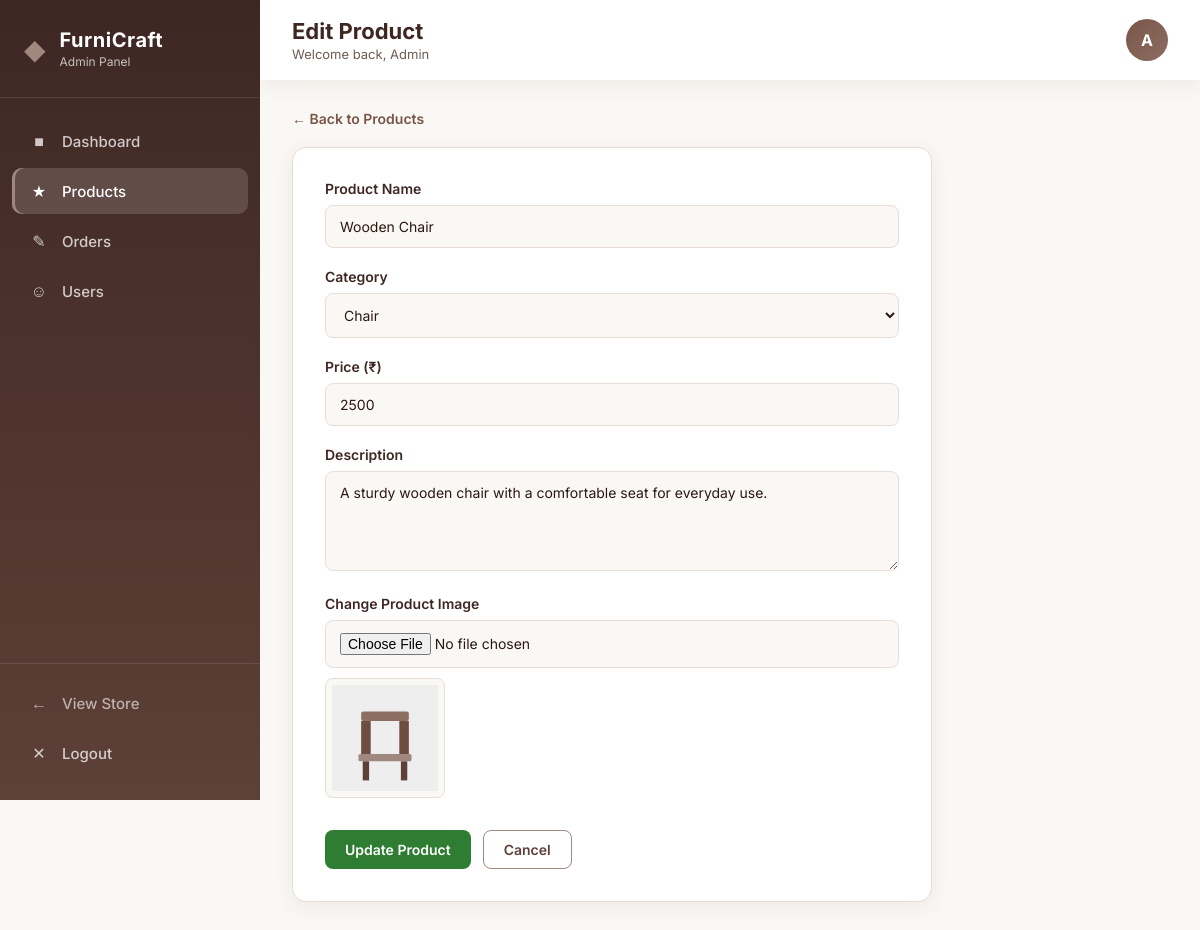
The app's page /admin/products/1/edit (signed in) with its own data.
### app.py (models this page shows)
class User(db.Model):
    id = db.Column(db.Integer, primary_key=True)
    name = db.Column(db.String(120), nullable=False)
    email = db.Column(db.String(120), unique=True, nullable=False)
    mobile = db.Column(db.String(20), nullable=False)
    password_hash = db.Column(db.String(255), nullable=False)
    gender = db.Column(db.String(20), default="")
    is_admin = db.Column(db.Boolean, default=False)
    created_at = db.Column(db.DateTime, default=datetime.utcnow)
    orders = db.relationship("Order", backref="user", lazy=True)

class Product(db.Model):
    id = db.Column(db.Integer, primary_key=True)
    name = db.Column(db.String(160), nullable=False)
    category = db.Column(db.String(40), nullable=False)
    price = db.Column(db.Float, nullable=False)
    image = db.Column(db.String(255), nullable=False)
    description = db.Column(db.Text, default="")

### app.py (the view, shortened to what this page needs)
@app.route("/admin/products/<int:product_id>/edit", methods=["GET", "POST"])
@admin_required
def admin_edit_product(product_id):
    product = db.session.get(Product, product_id)
    if not product:
        flash("Product not found.", "error")
        return redirect(url_for("admin_dashboard", section="products"))
    return render_template(
        "admin_product_form.html",
        product=product,
        active_section="products",
    )

### app.py (called while the page is built)
@app.context_processor
def inject_globals():
    cart = session.get("cart", {})
    cart_count = sum(int(qty) for qty in cart.values())
    return {
        "current_user": get_current_user(),
        "cart_count": cart_count,
        "categories": CATEGORIES,
        "now_year": datetime.now().year,
    }

def get_current_user():
    user_id = session.get("user_id")
    if not user_id:
        return None
    return db.session.get(User, user_id)

def admin_required(view):
    @wraps(view)
    def wrapped(*args, **kwargs):
        if not session.get("admin_logged_in"):
            flash("Admin access required.", "error")
            return redirect(url_for("admin_login"))
        user = get_current_user()
        if not user or not user.is_admin:
            session.pop("admin_logged_in", None)
            flash("Admin access required.", "error")
            return redirect(url_for("admin_login"))
        return view(*args, **kwargs)
    return wrapped

### templates/admin_product_form.html (shortened to what this page needs)
{% extends "admin_base.html" %}
{% block page_heading %}{% if product %}Edit Product{% else %}Add New Product{% endif %}{% endblock %}
{% block admin_content %}
<a href="{{ url_for('admin_dashboard', section='products') }}" class="back-link">&larr; Back to Products</a>
<div class="form-card">
    <form method="post" enctype="multipart/form-data">
        <div class="form-group">
            <label for="name">Product Name</label>
            <input type="text" id="name" name="name" value="{{ product.name if product else '' }}" placeholder="e.g. Wooden Dining Chair" required>
        </div>
        <div class="form-group">
            <label for="category">Category</label>
            <select id="category" name="category" required>
                {% for category in categories %}
                <option value="{{ category }}" {% if product and product.category == category %}selected{% endif %}>{{ category }}</option>
                {% endfor %}
            </select>
        </div>
        <div class="form-group">
            <label for="price">Price (₹)</label>
            <input type="number" id="price" name="price" min="1" step="1" value="{{ product.price|int if product else '' }}" placeholder="2500" required>
        </div>
        <div class="form-group">
            <label for="description">Description</label>
            <textarea id="description" name="description" placeholder="Describe the product...">{{ product.description if product else '' }}</textarea>
        </div>
        <div class="form-group">
            <label for="productImage">{% if product %}Change Product Image{% else %}Product Image{% endif %}</label>
            <input type="file" id="productImage" name="image" accept="image/*" {% if not product %}required{% endif %}>
            <div class="form-preview">
                {% if product %}
                <img id="imagePreview" src="{{ url_for('static', filename=product.image) }}" alt="Preview">
                {% else %}
                <img id="imagePreview" src="" alt="Preview" style="display:none;">
                {% endif %}
            </div>
        </div>
        <div class="form-actions">
            <button type="submit" class="btn btn-success">
                {% if product %}Update Product{% else %}Add Product{% endif %}
            </button>
            <a href="{{ url_for('admin_dashboard', section='products') }}" class="btn btn-outline">Cancel</a>
        </div>
    </form>
</div>
{% endblock %}

### templates/admin_base.html (shortened to what this page needs)
<!DOCTYPE html>
<html lang="en">
<head>
    <link rel="stylesheet" href="{{ url_for('static', filename='css/admin.css') }}">
</head>
<body class="admin-body">
    <aside class="admin-sidebar" id="adminSidebar">
        <div class="sidebar-brand">
            <span class="brand-icon">&#9670;</span>
            <div>
                <h2>FurniCraft</h2>
                <p>Admin Panel</p>
            </div>
        </div>
        <nav class="sidebar-nav">
            <a href="{{ url_for('admin_dashboard') }}"
               class="nav-item {% if active_section == 'dashboard' %}active{% endif %}">
                <span class="nav-icon">&#9632;</span> Dashboard
            </a>
            <a href="{{ url_for('admin_dashboard', section='products') }}"
               class="nav-item {% if active_section == 'products' %}active{% endif %}">
                <span class="nav-icon">&#9733;</span> Products
            </a>
            <a href="{{ url_for('admin_dashboard', section='orders') }}"
               class="nav-item {% if active_section == 'orders' %}active{% endif %}">
                <span class="nav-icon">&#9998;</span> Orders
            </a>
            <a href="{{ url_for('admin_dashboard', section='users') }}"
               class="nav-item {% if active_section == 'users' %}active{% endif %}">
                <span class="nav-icon">&#9786;</span> Users
            </a>
        </nav>
        <div class="sidebar-footer">
            <a href="{{ url_for('home') }}" class="nav-item nav-secondary">
                <span class="nav-icon">&#8592;</span> View Store
            </a>
            <a href="{{ url_for('admin_logout') }}" class="nav-item nav-logout">
                <span class="nav-icon">&#10005;</span> Logout
            </a>
        </div>
    </aside>
    <div class="admin-main">
        <header class="admin-topbar">
            <div class="topbar-info">
                <h1>{% block page_heading %}Dashboard{% endblock %}</h1>
                <p class="topbar-sub">Welcome back, {{ current_user.name if current_user else 'Admin' }}</p>
            </div>
            <div class="topbar-user">
                <span class="user-avatar">{{ (current_user.name[0] if current_user else 'A') | upper }}</span>
            </div>
        </header>
        <main class="admin-content">
            {% block admin_content %}{% endblock %}
        </main>
    </div>
</body>
</html>

### static/css/admin.css (style rules this page uses)
:root { --brown-dark: #3e2723; --brown: #5d4037; --brown-mid: #795548; --brown-light: #a1887f; --brown-accent: #8d6e63; --cream: #faf8f5; --white: #ffffff; --text-dark: #2c1810; --text-muted: #6d5c54; --border: #e8ddd6; --shadow: 0 4px 20px rgba(62, 39, 35, 0.08); --shadow-hover: 0 8px 30px rgba(62, 39, 35, 0.14); --sidebar-width: 260px; --success: #2e7d32; --warning: #e65100; --danger: #c62828; --info: #1565c0; }
* { margin: 0; padding: 0; box-sizing: border-box; }
.admin-body { font-family: "Inter", Arial, sans-serif; background: var(--cream); color: var(--text-dark); min-height: 100vh; display: flex; }
.admin-sidebar { width: var(--sidebar-width); min-height: 100vh; background: linear-gradient(180deg, var(--brown-dark) 0%, var(--brown) 100%); color: var(--white); display: flex; flex-direction: column; position: fixed; top: 0; left: 0; z-index: 1000; transition: transform 0.3s ease; }
.sidebar-brand { display: flex; align-items: center; gap: 14px; padding: 28px 24px; border-bottom: 1px solid rgba(255, 255, 255, 0.1); }
.brand-icon { font-size: 28px; color: var(--brown-light); }
.sidebar-brand h2 { font-size: 20px; font-weight: 700; letter-spacing: 0.5px; }
.sidebar-brand p { font-size: 12px; opacity: 0.7; margin-top: 2px; }
.sidebar-nav { flex: 1; padding: 20px 12px; display: flex; flex-direction: column; gap: 4px; }
.nav-item { display: flex; align-items: center; gap: 12px; padding: 13px 16px; color: rgba(255, 255, 255, 0.75); text-decoration: none; border-radius: 10px; font-size: 15px; font-weight: 500; transition: all 0.25s ease; }
.nav-item.active { background: rgba(255, 255, 255, 0.15); color: var(--white); box-shadow: inset 3px 0 0 var(--brown-light); }
.nav-icon { font-size: 16px; width: 22px; text-align: center; }
.sidebar-footer { padding: 16px 12px 24px; border-top: 1px solid rgba(255, 255, 255, 0.1); display: flex; flex-direction: column; gap: 4px; }
.nav-secondary { opacity: 0.8; }
.admin-main { flex: 1; margin-left: var(--sidebar-width); min-height: 100vh; display: flex; flex-direction: column; }
.admin-topbar { background: var(--white); padding: 18px 32px; display: flex; align-items: center; gap: 20px; box-shadow: var(--shadow); position: sticky; top: 0; z-index: 100; }
.topbar-info h1 { font-size: 22px; font-weight: 700; color: var(--brown-dark); }
.topbar-sub { font-size: 13px; color: var(--text-muted); margin-top: 2px; }
.topbar-user { margin-left: auto; }
.user-avatar { width: 42px; height: 42px; background: linear-gradient(135deg, var(--brown-mid), var(--brown-accent)); color: var(--white); border-radius: 50%; display: flex; align-items: center; justify-content: center; font-weight: 700; font-size: 16px; }
.admin-content { padding: 28px 32px 40px; flex: 1; }
.btn { display: inline-flex; align-items: center; gap: 8px; padding: 10px 20px; border: none; border-radius: 8px; font-size: 14px; font-weight: 600; cursor: pointer; text-decoration: none; transition: all 0.25s ease; font-family: inherit; }
.btn-success { background: var(--success); color: var(--white); }
.btn-outline { background: transparent; color: var(--brown); border: 1.5px solid var(--brown-light); }
.form-card { background: var(--white); border-radius: 14px; padding: 32px; box-shadow: var(--shadow); border: 1px solid var(--border); max-width: 640px; }
.form-group { margin-bottom: 20px; }
.form-group label { display: block; font-size: 14px; font-weight: 600; color: var(--brown-dark); margin-bottom: 8px; }
.form-group input, .form-group select, .form-group textarea { width: 100%; padding: 12px 14px; border: 1.5px solid var(--border); border-radius: 8px; font-size: 14px; font-family: inherit; color: var(--text-dark); background: var(--cream); transition: border-color 0.2s, box-shadow 0.2s; }
.form-group textarea { min-height: 100px; resize: vertical; }
.form-preview { margin-top: 10px; }
.form-preview img { max-width: 120px; max-height: 120px; object-fit: contain; border-radius: 8px; border: 1px solid var(--border); padding: 6px; background: var(--cream); }
.form-actions { display: flex; gap: 12px; margin-top: 28px; flex-wrap: wrap; }
.back-link { display: inline-flex; align-items: center; gap: 6px; color: var(--brown-mid); text-decoration: none; font-size: 14px; font-weight: 600; margin-bottom: 20px; transition: color 0.2s; }

### records on screen
User: name "Admin", name "A"
Product: name "Wooden Chair", category "Chair", price "2500", description "A sturdy wooden chair with a comfortable seat for everyday use.", image (picture)
